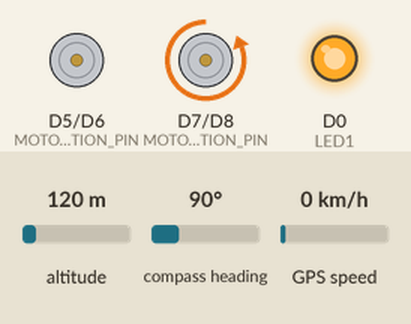
Simulated run of this sketch. Board: ESP8266 (NodeMCU). Shown: direction and speed pins drawn as motors (green arrow = direction pin HIGH = forward, orange = LOW = backward, longer = more drive), output pins drawn as LEDs (lit = HIGH). Inputs (shaded band) come from the test bench; at power-on: altitude 120 m, compass heading 90°, GPS speed 0 km/h. The GPS gets a fix after 3 s at 37.7749, -122.4194 with 8 satellites.

Above: at 4.22 s.
At 35.03 s:
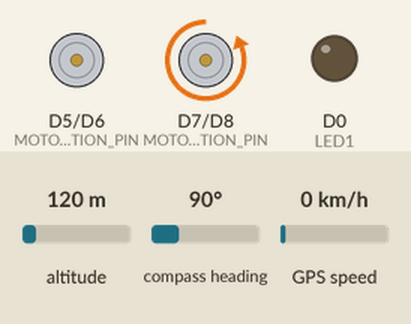
Timing chart, 0 to 40.0 s (numbered marks = the images above):
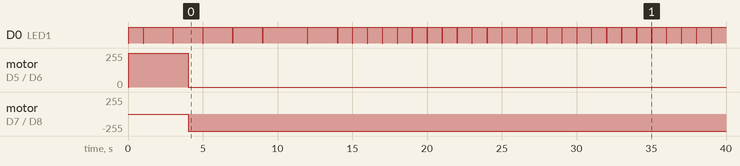

The sketch:

SmartBuoy.ino
```cpp
#include "src/logic/Navigator.h"
#include "src/logic/MotorController.h"
#include "src/assistance/Global.h"
#include "src/assistance/PinDefines.h"


bool has50msPassed = false;
bool hasOneSecondPassed = false;
unsigned long last50msMillis = 0.0;
unsigned long lastOneSecondMillis = 0.0;
unsigned long currentMillis = 0.0;


Navigator navigator;
MotorController motorController;

void manageTiming()
{
    currentMillis = millis();
    if (currentMillis - last50msMillis >= 50)
    {
        last50msMillis = currentMillis;
        has50msPassed = true;
        digitalWrite(LED1, LOW);
    }
    if (currentMillis - lastOneSecondMillis >= 1000)
    {
        lastOneSecondMillis = currentMillis;
        hasOneSecondPassed = true;
    }
}

void setup()
{
    pinMode(LED1, OUTPUT);
}

void loop() {
    if (has50msPassed)
    {
        navigator.updateHeadingToTarget();

        if ((navigator.getDistanceToTarget() >= global.targetDistanceError) &&
            (navigator.isGPSLocked()))
        {
            motorController.updateMotorsByHeading(navigator.getHeadingToTarget());
        }
        else
        {
            motorController.cutMotors();
        }

        has50msPassed = false;
        digitalWrite(LED1, HIGH);
    }

    if (hasOneSecondPassed)
    {
        // update GPS and cut motors if in range
        navigator.updateDistanceToTarget(currentMillis);

        // recalculate magnetic heading and gps distance to target
        hasOneSecondPassed = false;
        digitalWrite(LED1, LOW);
    }

    manageTiming();
}
```

Averager.h
```cpp
#ifndef AVERAGER_H
#define AVERAGER_H

template <class T>
class Averager
{
    public:

        // constructor
        Averager(short size);

        // public methods
        void updateWithNewValue(T newValue);
        T getAverage();

    private:
        T* _sampleArray;
        short _currentWriteIndex = 0;
        short _arraySize;
};

template <class T>
Averager<T>::Averager(short size)
{
    _sampleArray = new T[size];
    _arraySize = size;
}

template <class T>
void Averager<T>::updateWithNewValue(T newValue)
{
    if(_currentWriteIndex < _arraySize)
    {
        _sampleArray[_currentWriteIndex] = newValue;
    }

    // update write index
    _currentWriteIndex++;
    if(_currentWriteIndex >= _arraySize)
    {
        _currentWriteIndex = 0;
    }
}

template <class T>
T Averager<T>::getAverage()
{
    T average = 0;
    T sum = 0;

    for(uint8_t i = 0; i < _arraySize; i++)
    {
        sum += _sampleArray[i];
    }
    average = sum / _arraySize;

    return average;
}

#endif
```

Global.cpp
```cpp
#include <math.h>
#include <stdint.h>
#include "Global.h"


Global global;


Global::Global()
{
    // constructor
}

double Global::degreesToRadians(double degreeInput)
{
    return degreeInput * atan(1) / 45;
}

double Global::radiansToDegrees(double radianInput)
{
    return radianInput * 45 / atan(1);
}
```

Global.h
```cpp
#ifndef GLOBAL_H
#define GLOBAL_H

class Global
{
    public:

        // constructor
        Global();

        // methods
        double degreesToRadians(double degreeInput);
        double radiansToDegrees(double radianInput);

        // variables
        /* USER ADJUSTABLE */
        const double targetDistanceError = 2.0;

        const double homeLatitude = 0.0;
        const double homeLongitude = 0.0;
        const double destinationLatitude = 10.0;
        const double destinationLongitude = 10.0;

        const unsigned long timeInBuoyPosition = 15; // minutes
        const unsigned long timeInBuoyPositionMillis = timeInBuoyPosition * 60 * 1000; // milliseconds


        /* CALIBRATION */
        double offsetBetweenCompassAndMotors = 0.0;
};

extern Global global;

#endif
```

PinDefines.h
```cpp
#ifndef PIN_DEFINES_H
#define PIN_DEFINES_H

#define PINS_ESP8266
// #define PINS_ESP32

#ifdef PINS_ESP8266

// information LED
#define LED1 D0

// GPS software serial
#define GPS_SOFTWARE_SERIAL_RX_PIN 2
#define GPS_SOFTWARE_SERIAL_TX_PIN 0

// compass software serial
#define COMPASS_SOFTWARE_SERIAL_RX_PIN 5
#define COMPASS_SOFTWARE_SERIAL_TX_PIN 4

// motor pins
#define MOTOR_1_DIRECTION_PIN   14 // EN1
#define MOTOR_1_PWM_PIN         12 // EN2
#define MOTOR_2_DIRECTION_PIN   13 // EN3
#define MOTOR_2_PWM_PIN         15 // EN4


#endif

#ifdef PINS_ESP32

// information LED
#define LED1 0

// GPS software serial
#define GPS_SOFTWARE_SERIAL_RX_PIN 0
#define GPS_SOFTWARE_SERIAL_TX_PIN 0

// compass software serial
#define COMPASS_SOFTWARE_SERIAL_RX_PIN 0
#define COMPASS_SOFTWARE_SERIAL_TX_PIN 0

// motor pins
#define MOTOR_1_DIRECTION_PIN   0 // EN1
#define MOTOR_1_PWM_PIN         0 // EN2
#define MOTOR_2_DIRECTION_PIN   0 // EN3
#define MOTOR_2_PWM_PIN         0 // EN4

#endif

#endif
```

DestinationTimer.cpp
```cpp
#include "DestinationTimer.h"
#include "../assistance/Global.h"

DestinationTimer::DestinationTimer()
{
    // constructor
}

bool DestinationTimer::isItTimeToGoHome()
{
    bool timeToGoHome = false;
    if(_currentMillis - _timeWhenBuoyDestinationWasReached > global.timeInBuoyPositionMillis)
    {
        timeToGoHome = true;
    }
    return timeToGoHome;
}

void DestinationTimer::updateTime(unsigned long int currentMillis)
{
    _currentMillis = currentMillis;
}

void DestinationTimer::updateTimeWhenBuoyPositionWasReached()
{
    if(_destinationReachedTimeSetFlag == false)
    {
        _timeWhenBuoyDestinationWasReached = _currentMillis;
        _destinationReachedTimeSetFlag = true;
    }
}
```

DestinationTimer.h
```cpp
#ifndef DESTINATIONTIMER_H
#define DESTINATIONTIMER_H

class DestinationTimer
{
    public:

        // constructor
        DestinationTimer();

        // class variables

        // public methods
        bool isItTimeToGoHome();

        void updateTime(unsigned long int currentMillis);

        void updateTimeWhenBuoyPositionWasReached();

    private:
        // private variables
        unsigned long int _timeWhenBuoyDestinationWasReached = 0;
        unsigned long int _currentMillis = 0;

        bool _destinationReachedTimeSetFlag = false;

        // private methods

        // private objects

};

#endif
```

MotorController.cpp
```cpp
#include "MotorController.h"
#include "../assistance/Global.h"

#include <math.h>

MotorController::MotorController()
{
  // constructor
}

void MotorController::updateMotorsByHeading(double compassHeading)
{
    headingBetweenMotor1AndNorth = compassHeading - global.offsetBetweenCompassAndMotors;
    motor1Speed = sin(global.degreesToRadians(headingBetweenMotor1AndNorth));
    motor2Speed = cos(global.degreesToRadians(headingBetweenMotor1AndNorth));

    _motorDriver.setMotor1(motor1Speed);
    _motorDriver.setMotor2(motor2Speed);
}

void MotorController::cutMotors()
{
    _motorDriver.stopMotors();
}
```

MotorController.h
```cpp
#include "../actuators/MotorDriver.h"


#ifndef MOTORCONTROLLER_H
#define MOTORCONTROLLER_H

class MotorController
{
    public:

        // constructor
        MotorController();

        // class variables

        // public methods
        void updateMotorsByHeading(double compassHeading);
        void cutMotors();

    private:
        // private variables
        double headingBetweenMotor1AndNorth = 0.0;

        double motor1Speed = 0.0;
        double motor2Speed = 0.0;

        // private methods

        // private objects
        MotorDriver _motorDriver;

};

#endif
```

Navigator.cpp
```cpp
#include "../assistance/Global.h"
#include "Navigator.h"
#include <math.h>


Navigator::Navigator()
{
    // constructor
    _currentTargetLatitude  = global.destinationLatitude;
    _currentTargetLongitude = global.destinationLongitude;
}

double Navigator::_findBearing(double latitudePoint1, double longitudePoint1, double latitudePoint2, double longitudePoint2)
{
    double deltaLongitude = longitudePoint2 - longitudePoint1;
    double firstArgument = sin(deltaLongitude) * cos(latitudePoint2);
    double secondArgument = cos(latitudePoint1) * sin(latitudePoint2) - cos(deltaLongitude) * cos(latitudePoint2) * sin(latitudePoint1);
    if(longitudePoint1 > longitudePoint2)
    {
        return global.radiansToDegrees(atan2(firstArgument, secondArgument));
    }
    return global.radiansToDegrees(atan2(firstArgument, secondArgument));
}

double Navigator::_findDistance(double latitudePoint1, double longitudePoint1, double latitudePoint2, double longitudePoint2)
{
    double deltaLatitude = latitudePoint2 - latitudePoint1;
    double deltaLongitude = longitudePoint2 - longitudePoint1;
    double a = pow( sin(deltaLatitude / 2), 2) + cos(latitudePoint1) * cos(latitudePoint2) * pow( sin(deltaLongitude / 2), 2);
    double c = 2 * atan2( sqrt(a), sqrt(1-a) );
    return earthRadius * c;
}

void Navigator::updateDistanceToTarget(unsigned long int currentMillis)
{
    _gps.updateCoordinates();
    _currentLatitude = _gps.getAveragedLatitude();
    _currentLongitude = _gps.getAveragedLongitude();

    distanceToTarget_ = _findDistance(_currentLatitude, _currentLongitude, _currentTargetLatitude, _currentTargetLongitude);

    // handle changing target coordinates and how long to stay in buoy position
    _destinationTimer.updateTime(currentMillis);
    if(distanceToTarget_ < global.targetDistanceError)
    {
        _destinationTimer.updateTimeWhenBuoyPositionWasReached();
    }

    if(_destinationTimer.isItTimeToGoHome())
    {
        _currentTargetLatitude  = global.homeLatitude;
        _currentTargetLongitude = global.homeLongitude;
    }
}

void Navigator::updateHeadingToTarget()
{
    _compassUpdateSuccessful = _compass.readHeadingFromSensor();
    if(_compassUpdateSuccessful)
    {
        _compassHeadingToMagneticNorth = static_cast<double>(_compass.getAveragedCompassHeading());
        headingToTarget_ = _findBearing(_currentLatitude, _currentLongitude, _currentTargetLatitude, _currentTargetLongitude);
        headingToTarget_ = headingToTarget_ + _compassHeadingToMagneticNorth;
    }
}

double Navigator::getDistanceToTarget()
{
    return distanceToTarget_;
}

double Navigator::getHeadingToTarget()
{
    return headingToTarget_;
}

bool Navigator::isGPSLocked()
{
    return _gps.isGPSLocked_;
}
```

Navigator.h
```cpp
#include "../sensors/GPS.h"
#include "../sensors/Compass.h"
#include "DestinationTimer.h"

#ifndef NAVIGATOR_H
#define NAVIGATOR_H

class Navigator
{
    public:

        // constructor
        Navigator();

        // class variables
        double distanceToTarget_ = 999.999;
        double headingToTarget_ = 0.0;

        // public methods
        double getDistanceToTarget();
        double getHeadingToTarget();
        bool isGPSLocked();

        void updateDistanceToTarget(unsigned long int currentMillis);
        void updateHeadingToTarget();

    private:
        // private variables
        double _currentTargetLatitude;
        double _currentTargetLongitude;

        double _currentLatitude;
        double _currentLongitude;

        bool _compassUpdateSuccessful;
        bool _gpsUpdateSuccessful;

        uint16_t _compassHeadingToMagneticNorth = 0;

        // private methods
        double _findBearing(double latitudePoint1, double longitudePoint1, double latitudePoint2, double longitudePoint2);
        double _findDistance(double latitudePoint1, double longitudePoint1, double latitudePoint2, double longitudePoint2);

        // private objects
        GPS _gps;
        Compass _compass;
        DestinationTimer _destinationTimer;

        // private constants
        const double earthRadius = 6371000.0;

};

#endif
```

Compass.cpp
```cpp
#include "Compass.h"
#include "../assistance/PinDefines.h"

Compass::Compass() :
    _compassSoftwareSerial(COMPASS_SOFTWARE_SERIAL_RX_PIN, COMPASS_SOFTWARE_SERIAL_TX_PIN),
    _compassHeadingAverager(_averagerWindowLength)
{
    // constructor
    _compassSoftwareSerial.begin(9600);
}

bool Compass::readHeadingFromSensor()
{
    _updateSuccess = false;

    _compassSoftwareSerial.write('1');
    if(_compassSoftwareSerial.available())
    {
        // do not read garbage as hundreds cannot be more than 3 (359 degrees max)
        _hundreds = 4;
        while(_hundreds > 3)
        {
            _hundreds =    _compassSoftwareSerial.read() - 0x30;
        }
        _tens =            _compassSoftwareSerial.read() - 0x30;
        _units =           _compassSoftwareSerial.read() - 0x30;
        _updateSuccess = ( _compassSoftwareSerial.read() == 0x2E ); // should be decimal point
        _fraction =        _compassSoftwareSerial.read() - 0x30;
    }

    updateHeadingVariables();

    return _updateSuccess;
}

void Compass::updateHeadingVariables()
{
    if(_updateSuccess)
    {
        _instantaneousHeading = 1000*_hundreds + 100*_tens + 10*_units + _fraction + 5; // +5 for rounding
        _instantaneousHeading = _instantaneousHeading / 10;
        _compassHeadingAverager.updateWithNewValue(_instantaneousHeading);
    }
}

int Compass::getAveragedCompassHeading()
{
    return _compassHeadingAverager.getAverage();
}
```

Compass.h
```cpp
#ifndef COMPASS_H
#define COMPASS_H

#include <stdint.h>
#include <SoftwareSerial.h>
#include "../assistance/Averager.h"


class Compass
{
    public:

        // constructor
        Compass();

        // class variables

        // public methods
        bool readHeadingFromSensor();
        void updateHeadingVariables();
        int getAveragedCompassHeading();

    private:
        // private constants
        bool _updateSuccess = true;
        int _hundreds, _tens, _units, _fraction;
        int _instantaneousHeading;
        short _averagerWindowLength = 5;

        // private objects
        SoftwareSerial _compassSoftwareSerial;
        Averager<int> _compassHeadingAverager;
};

#endif
```

GPS.cpp
```cpp
#include "GPS.h"
#include <TinyGPS++.h>
#include <SoftwareSerial.h>
#include "../assistance/PinDefines.h"

GPS::GPS() :
    _GPSSoftwareSerial(GPS_SOFTWARE_SERIAL_RX_PIN, GPS_SOFTWARE_SERIAL_TX_PIN),
    currentLatitudeAverager(_averagerWindowLength),
    currentLongitudeAverager(_averagerWindowLength)
{
    // constructor
    _GPSSoftwareSerial.begin(9600);
}

void GPS::updateCoordinates()
{
    while(_GPSSoftwareSerial.available() > 0)
    {
        if(_tinyGpsDecoder.encode(_GPSSoftwareSerial.read()))
        {
            if(_tinyGpsDecoder.location.isValid())
            {
                instantaneousDeviceLatitude_ = _tinyGpsDecoder.location.lat();
                instantaneousDeviceLongitude_ = _tinyGpsDecoder.location.lng();

                currentLatitudeAverager.updateWithNewValue(instantaneousDeviceLatitude_);
                currentLongitudeAverager.updateWithNewValue(instantaneousDeviceLongitude_);
                isGPSLocked_ = true;
            }
            else
            {
                isGPSLocked_ = false;
            }
        }
    }
}

double GPS::getAveragedLatitude()
{
    return currentLatitudeAverager.getAverage();
}

double GPS::getAveragedLongitude()
{
    return currentLongitudeAverager.getAverage();
}
```

GPS.h
```cpp
#ifndef GPS_H
#define GPS_H

#include <SoftwareSerial.h>
#include <stdint.h>
#include <TinyGPS++.h>
#include "../assistance/Averager.h"


class GPS
{
    public:

        // constructor
        GPS();

        // class variables
        double instantaneousDeviceLatitude_;
        double instantaneousDeviceLongitude_;
        bool isGPSLocked_ = false;

        // public methods
        void updateCoordinates();
        double getAveragedLatitude();
        double getAveragedLongitude();

    private:
        // private constants
        const short _averagerWindowLength = 20;

        // private objects
        SoftwareSerial _GPSSoftwareSerial;
        TinyGPSPlus _tinyGpsDecoder;
        Averager<double> currentLatitudeAverager;
        Averager<double> currentLongitudeAverager;
};

#endif
```

MotorDriver.cpp
```cpp
#include "MotorDriver.h"
#include "../assistance/PinDefines.h"

#if ARDUINO >= 100
#include "Arduino.h"
#else
#include "WProgram.h"
#include "pins_arduino.h"
#endif

#define MAX_ALLOWED_SPEED 256 // 0 to 1023
#define MAX_POSSIBLE_SPEED 1023

MotorDriver::MotorDriver()
{
    // constructor
    pinMode(MOTOR_1_DIRECTION_PIN, OUTPUT);
    pinMode(MOTOR_2_DIRECTION_PIN, OUTPUT);
}

void MotorDriver::setMotor1(double speedAndDirection)
{
    _setMotor1Direction(speedAndDirection > 0);
    _setMotor1Speed(uint16_t( abs( speedAndDirection*MAX_ALLOWED_SPEED ) ) );
    _updateMotor1Output();
}

void MotorDriver::setMotor2(double speedAndDirection)
{
    _setMotor2Direction(speedAndDirection > 0);
    _setMotor2Speed(uint16_t( abs( speedAndDirection*MAX_ALLOWED_SPEED ) ) );
    _updateMotor2Output();
}

void MotorDriver::_setMotor1Speed(uint16_t newSpeed)
{
    if(newSpeed > MAX_POSSIBLE_SPEED)
    {
        _Motor1Speed = MAX_POSSIBLE_SPEED;
    }
    else
    {
        _Motor1Speed = newSpeed;
    }
}

void MotorDriver::_setMotor1Direction(bool isForward)
{
    _Motor1Direction = isForward;
}

void MotorDriver::_setMotor2Speed(uint16_t newSpeed)
{
    if(newSpeed > MAX_POSSIBLE_SPEED)
    {
        _Motor2Speed = MAX_POSSIBLE_SPEED;
    }
    else
    {
        _Motor2Speed = newSpeed;
    }
}

void MotorDriver::_setMotor2Direction(bool isForward)
{
    _Motor2Direction = isForward;
}

void MotorDriver::_updateMotor1Output()
{
    if(_Motor1Direction != _Motor1IsForward)
    {
        analogWrite(MOTOR_1_PWM_PIN, _Motor1Speed);
    }
    else
    {
        analogWrite(MOTOR_1_PWM_PIN,  MAX_ALLOWED_SPEED - _Motor1Speed);
    }
    digitalWrite(MOTOR_1_DIRECTION_PIN,(_Motor1Direction == _Motor1IsForward));
}

void MotorDriver::_updateMotor2Output()
{
    if(_Motor2Direction != _Motor2IsForward)
    {
        analogWrite(MOTOR_2_PWM_PIN, _Motor2Speed);
    }
    else
    {
        analogWrite(MOTOR_2_PWM_PIN,  MAX_ALLOWED_SPEED - _Motor2Speed);
    }
    digitalWrite(MOTOR_2_DIRECTION_PIN, (_Motor2Direction == _Motor2IsForward));
}

void MotorDriver::_stopMotor1()
{
    _Motor1Direction = true;
    _Motor1Speed = 0;
    _updateMotor1Output();
}

void MotorDriver::_stopMotor2()
{
    _Motor2Direction = true;
    _Motor2Speed = 0;
    _updateMotor2Output();
}

void MotorDriver::stopMotors()
{
    _stopMotor1();
    _stopMotor2();
}
```

Source omitted: MotorDriver.h (1166 bytes)

Measured:
- by itself, motor on D5 (MOTOR_1_DIRECTION_PIN) / D6 (MOTOR_1_PWM_PIN): stopped → forward 255/255 at 0.05 s, → stopped 4.0 s later
- by itself, motor on D7 (MOTOR_2_DIRECTION_PIN) / D8 (MOTOR_2_PWM_PIN): stopped → backward 255/255 at 4.0 s
